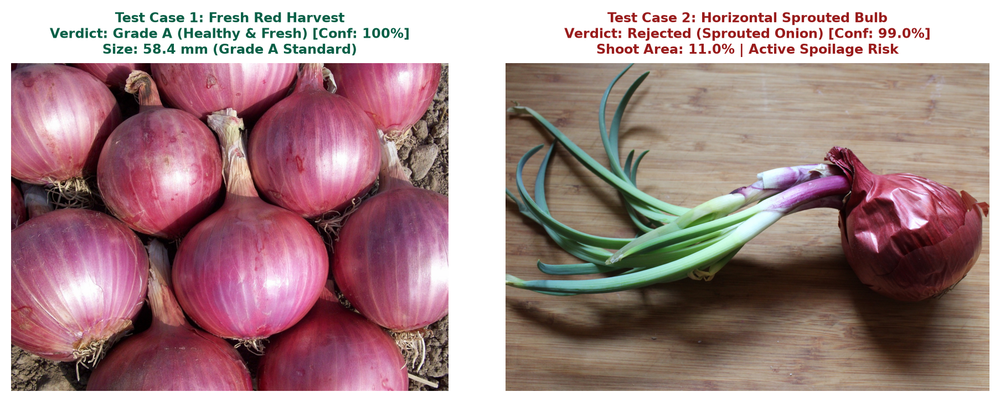
#> input picture assets/case_study_images.png, 1000 x 402 px, shrunk from 1806 x 726 before the run
$ python -i calibrator.py   (imports and definitions only)
#> lines starting #> are read from the running program, lines starting #| are printed output that depends on the picture
#> further down, picture is the input picture: shape (402, 1000, 3); mean B, G, R 137.3, 136, 165.8
import cv2
import numpy as np

class ScaleCalibrator:
    """
    Calibrates image scale (pixels per millimeter) using:
    1. ArUco Marker (e.g., DICT_4X4_50 with known physical width, e.g. 30mm)
    2. Circular Coin Reference (e.g. Indian ₹5/₹10 coin with known diameter, e.g. 24.26mm)
    3. Tray Width / Manual Reference
    4. Default Mandi Tray Preset
    """
    def __init__(self, default_px_per_mm: float = 3.8):
        self.px_per_mm = default_px_per_mm

    def calibrate_aruco(self, image: np.ndarray, marker_real_size_mm: float = 30.0) -> float:
        """Detects ArUco marker and computes px_per_mm."""
        try:
            aruco_dict = cv2.aruco.getPredefinedDictionary(cv2.aruco.DICT_4X4_50)
            parameters = cv2.aruco.DetectorParameters()
            detector = cv2.aruco.ArucoDetector(aruco_dict, parameters)
            corners, ids, _ = detector.detectMarkers(image)

            if ids is not None and len(corners) > 0:
                # Compute width of first detected marker
                pts = corners[0][0]
                side_px = np.linalg.norm(pts[0] - pts[1])
                self.px_per_mm = float(side_px / marker_real_size_mm)
                return self.px_per_mm
        except Exception:
            pass
        return self.px_per_mm

    def calibrate_coin(self, image: np.ndarray, coin_real_diameter_mm: float = 24.26) -> float:
        """Detects circular coin using HoughCircles and computes px_per_mm."""
#> called with coin_real_diameter_mm = 24.26
        try:
            gray = cv2.cvtColor(image, cv2.COLOR_BGR2GRAY) if len(image.shape) == 3 else image
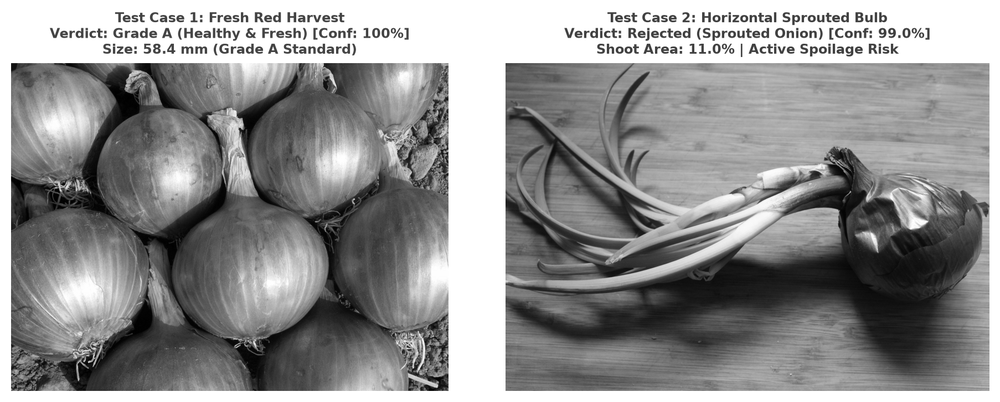
#> gray: shape (402, 1000); min 0, max 255, mean 145
            blurred = cv2.GaussianBlur(gray, (9, 9), 2)
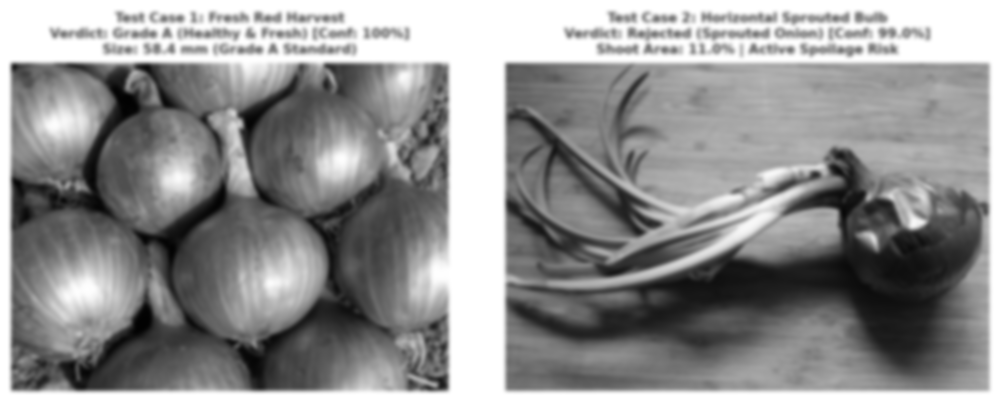
#> blurred: shape (402, 1000); min 1, max 255, mean 145
            circles = cv2.HoughCircles(
                blurred, cv2.HOUGH_GRADIENT, dp=1.2, minDist=100,
                param1=50, param2=30, minRadius=20, maxRadius=100
            )
#> circles = 18 rows, first 8: [240.6, 252.6, 88.76], [700.2, 124.2, 95.36], [321, 115.8, 95.36], [165, 175.8, 68.96], [69, 282.6, 74.24], [594.6, 250.2, 90.08], [480.6, 198.6, 98], [89.4, 99, 70.28]
            if circles is not None:
                circles = np.round(circles[0, :]).astype("int")
#> circles = 18 rows, first 8: [241, 253, 89], [700, 124, 95], [321, 116, 95], [165, 176, 69], [69, 283, 74], [595, 250, 90], [481, 199, 98], [89, 99, 70]
                # Take the best detected circle radius
                radius_px = circles[0][2]
#> radius_px = 89
                diameter_px = radius_px * 2.0
#> diameter_px = 178
                self.px_per_mm = float(diameter_px / coin_real_diameter_mm)
#> self.px_per_mm = 7.34
                return self.px_per_mm
        except Exception:
            pass
        return self.px_per_mm

    def calibrate_tray_width(self, image_width_px: int, tray_real_width_mm: float = 300.0) -> float:
        """Calibrates scale assuming the image frame spans the full tray width."""
        if tray_real_width_mm > 0:
            self.px_per_mm = float(image_width_px / tray_real_width_mm)
        return self.px_per_mm

    def pixels_to_mm(self, pixels: float) -> float:
        """Converts pixel distance to millimeters."""
        if self.px_per_mm <= 0:
            return 0.0
        return float(pixels / self.px_per_mm)

    def mm_to_pixels(self, mm: float) -> float:
        """Converts millimeters to pixel distance."""
        return float(mm * self.px_per_mm)

>>> import cv2
>>> picture = cv2.imread('../assets/case_study_images.png')
>>> result = ScaleCalibrator().calibrate_coin(picture)
#> result = 7.34
